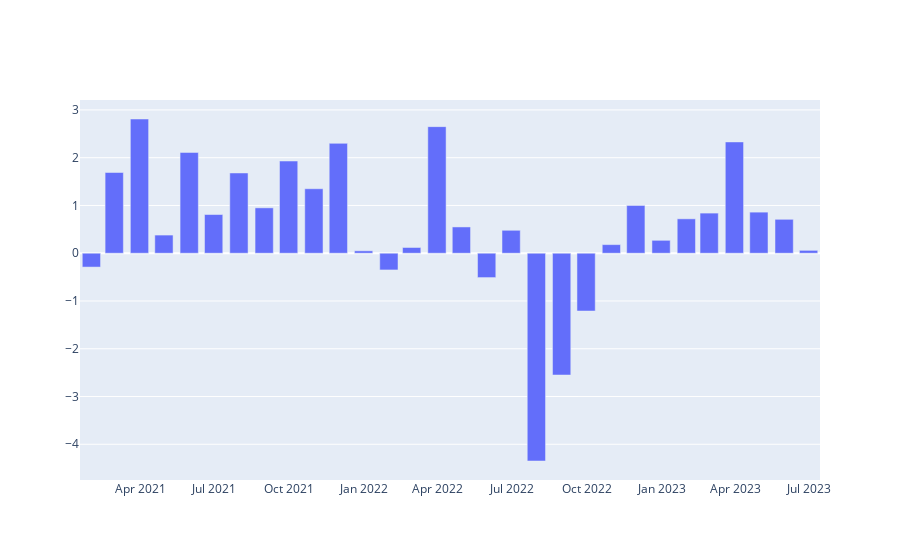

The notebook cell this image was saved under:
### Code cell
fig = go.Figure()
fig.add_trace(go.Bar(name='ipca', x=ipca_adm.index, y=ipca_adm.Value))
fig.show()
